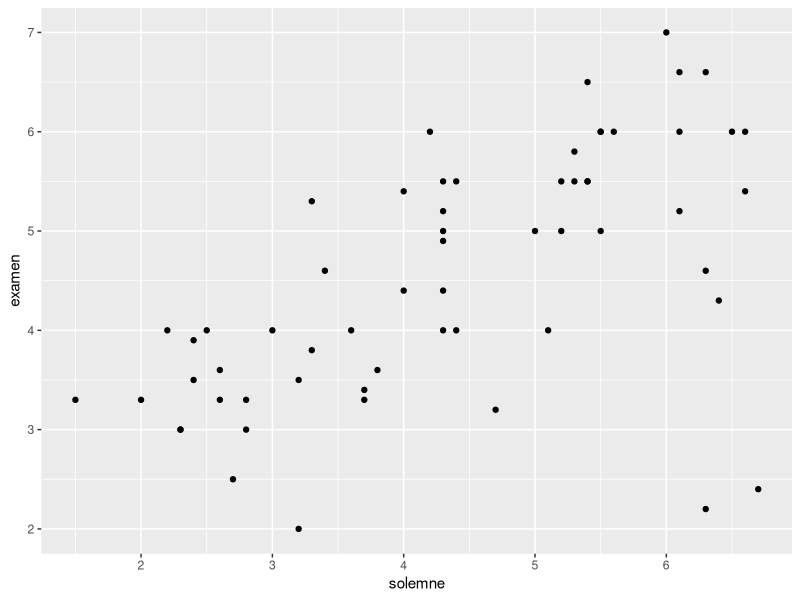
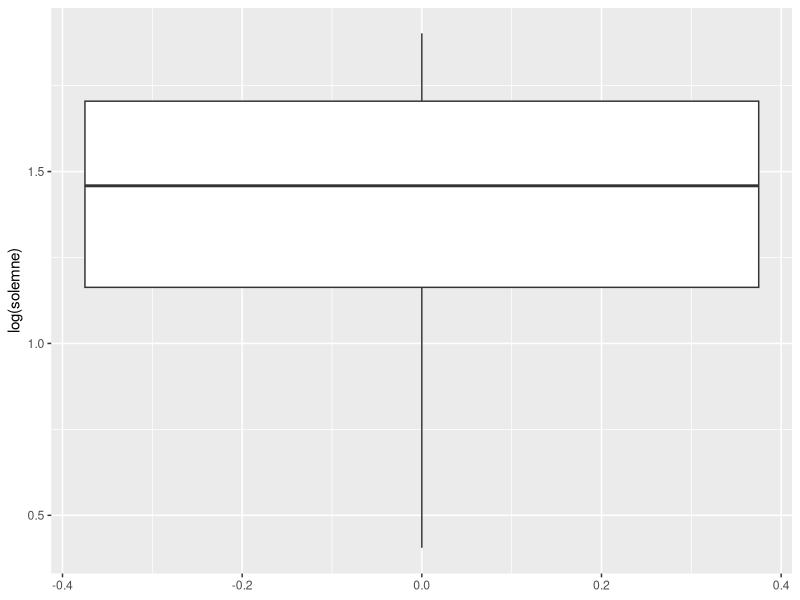
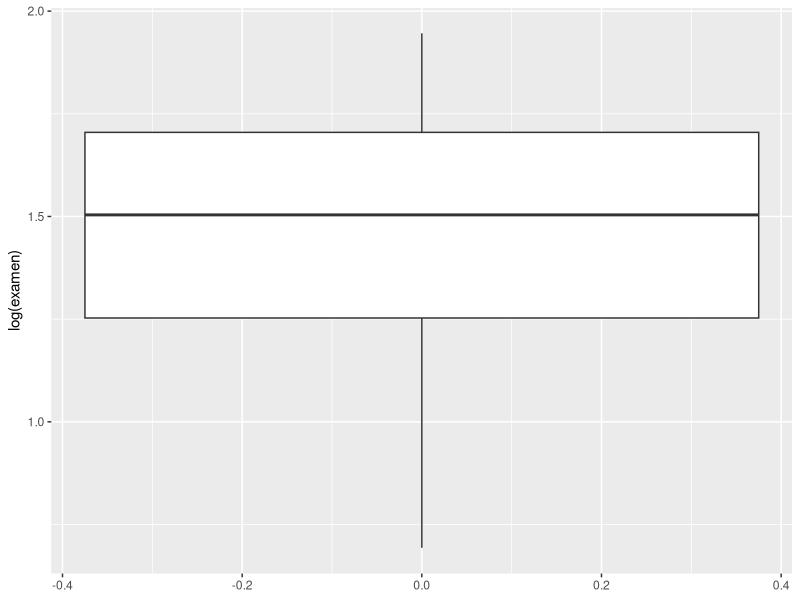

The R script that drew these images, in order:
library(readxl)
library(ggplot2)
library(dplyr)


# 1) Use la funcion read_excel para importar la base de datos "nombres60.xlsx" 
#    guarde el tibble resultante un objeto de nombre "notas"
notas <- read_excel("nombres60.xlsx")



# 2) Cree un diagrama de dispersión, con las notas de la prueba
# solemne en el eje horizontal y las del examen en el eje vertical
# Puede usar los grafico de base o los de ggplot2 
ggplot(data = notas)+geom_point(aes(x = solemne,y = examen))



# 3) Cree dos diagramas boxplot: uno para las notas de la solemne
# y otro para las notas del examen
# Puede usar los grafico de base o los de ggplot2 
ggplot(data = notas) + geom_boxplot(aes(y = log(solemne)))
ggplot(data = notas) + geom_boxplot(aes(y = log(examen)))


# 4) Compute la media de las notas de la  prueba solemne y 
# la desviacion estándar de las notas de examen 
notas %>%
  summarize(n_estudiantes = n(),
            media_final = mean(solemne),
            desv_est_final = sd(examen))



# 5) Compute los quantiles 0.25 y 0.75 de las notas del examen

quantile(2.0:7.0,c(0.25,0.75))



# 6) Cree una nueva tibble que contenga unicamente las observaciones
# de las personas que obtuvieron un 4 o más en el examen
notas%>%filter(examen>=4)%>%select("apellido","examen")


# 7) Compute la proporcion de gente que obtuvo un azul en el examen
# azul en el examen opcion 2




# 8) Compute la probabilidad de que en un grupo de 30 personas,
# 2 o más personas tengan el mismo cumpleaños 



# 9) Encuentre el número más pequeño de personas en donde la
# probabilidad de que dos o mas personas tengan el mismo cumpleaños
# sea mayor o igual a 1/3
  
  
